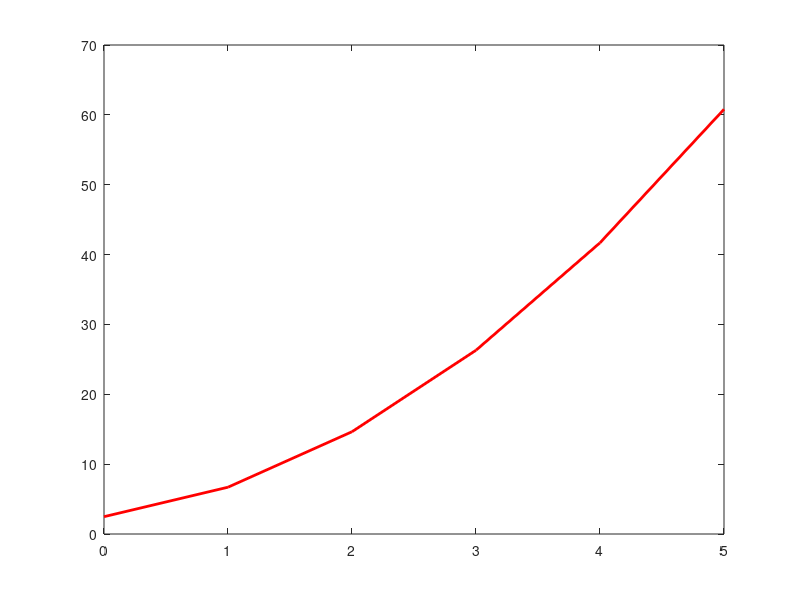

Source code (MATLAB):
clc
clear
x = [0, 1, 2, 3, 4, 5]'; 
y = [2.1, 7.7, 13.6, 27.2, 40.9, 61.1]'; 
m = 2; 
Xm= zeros(length(x), m+1); 

for i = 0:m
    Xm(:, i+1) = x.^i; 
end
a = (Xm' * Xm) \ (Xm' * y);  
y_pred = Xm * a; 
scatter(x, y, 'filled'); 
plot(x, y_pred, 'r', 'LineWidth', 2); 
sum_x = sum(x);
sum_y = sum(y);
sum_x2 = sum(x.^2);
sum_x3 = sum(x.^3);
sum_x4 = sum(x.^4);
sum_xy = sum(x .* y);
sum_x2y = sum((x.^2) .* y);

